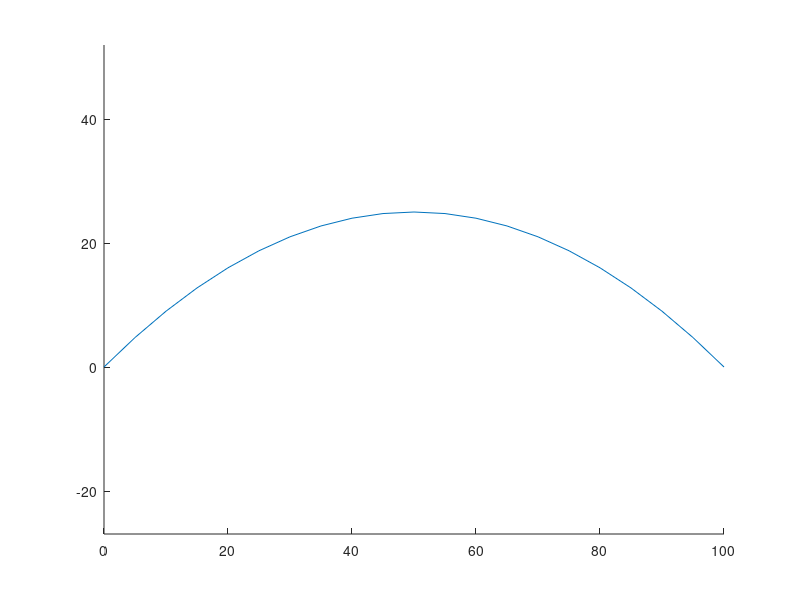

MATLAB code for this plot:
clc
clear
close all

x0 = 0;
x1 = 100;
y0 = 0;
y1 = 0;

dx0 = 100;
dx1 = -100;
dy0 = 100;
dy1 = -100;


u = (0:0.05:1)';

% x = (2*x0-2*x1+dx0+dx1)*u.^3 + (-3*x0+3*x1-2*dx0-dx1)*u.^2 +  dx0*u + x0;
% y = (2*y0-2*y1+dy0+dy1)*u.^3 + (-3*y0+3*y1-2*dy0-dy1)*u.^2 +  dy0*u + y0;


X = [0; 100; 100; 100];
Y = [0; 0; 100; -100];

p = [u.^3 u.^2 u ones(length(u),1);];

M_hermite = [
    2   -2  1   1
    -3  3   -2  -1
    0   0   1   0
    1   0   0   0];

x = p * M_hermite * X;
y = p * M_hermite * Y;

hold on;
% plot(x,y,'bo');
plot(x,y);
axis equal;